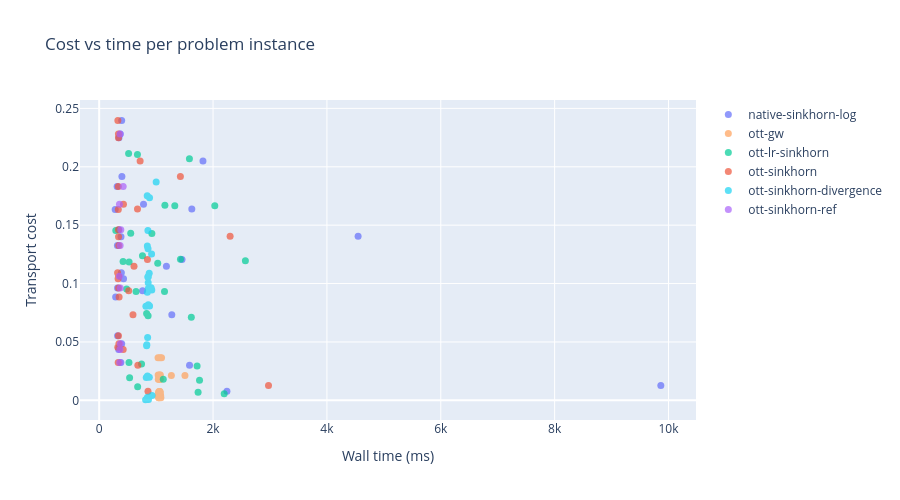

Notebook code cell kept with this figure:
### Code cell
# Cost vs time scatter — coloured by solver name.
fig_scatter = go.Figure()
for solver_name, grp in success.groupby('name'):
    grp_valid = grp[grp['cost'].notna() & grp['time'].notna()]
    if grp_valid.empty:
        continue
    fig_scatter.add_trace(go.Scatter(
        x=grp_valid['time'],
        y=grp_valid['cost'].apply(lambda v: float(v) if not isinstance(v, float) else v),
        mode='markers',
        name=solver_name,
        opacity=0.7,
        marker=dict(size=7, color=solver_color(solver_name)),
    ))

fig_scatter.update_xaxes(title_text='Wall time (ms)')
fig_scatter.update_yaxes(title_text='Transport cost')
fig_scatter.update_layout(
    height=500,
    width=900,
    title='Cost vs time per problem instance',
)
fig_scatter.show()
